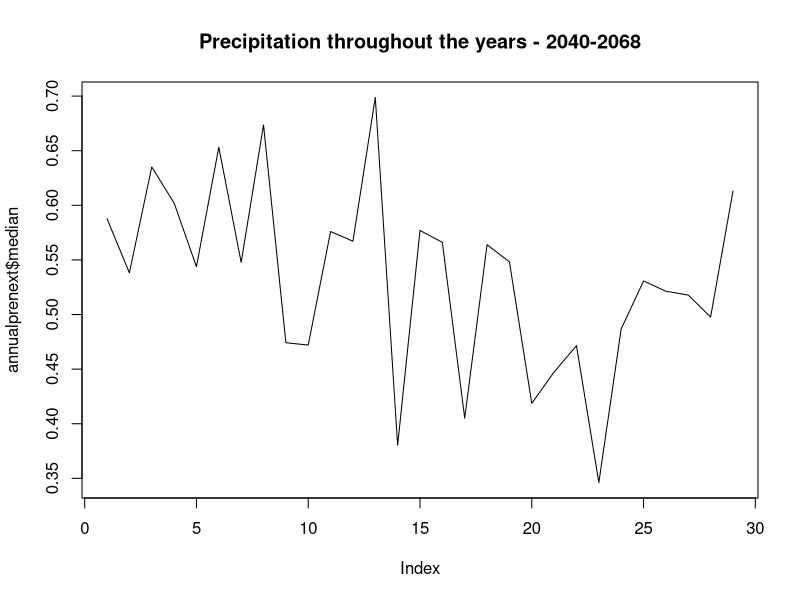

Reproduce this figure in R.
getwd()
setwd("/Users/Somichan/Desktop")
annualprenext <-read.csv ("annualprenext.csv", header = TRUE, stringsAsFactors = FALSE)
View(annualprenext)
plot(annualprenext$median, typ= 'l')
title(main="Precipitation throughout the years - 2040-2068")